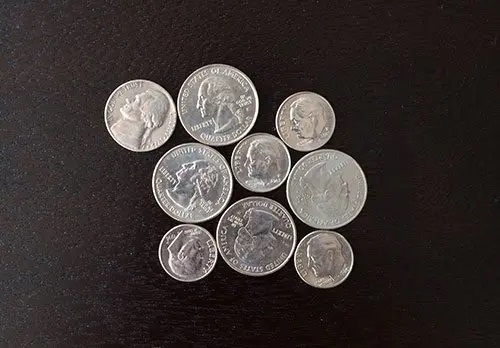
#> input picture Módulo 04 - Visão Computacional/aula_04_segmentacao_de_imagens/coins.jpg, 500 x 348 px
$ python limiarizacao_ex4.py
#> lines starting #> are read from the running program, lines starting #| are printed output that depends on the picture
import cv2
from matplotlib import pyplot as plt

image = cv2.imread("coins.jpg", 0)
#> image: shape (348, 500); min 0, max 255, mean 55.8

limiar = 160

plt.figure(figsize=(12,4))
plt.subplot(131), plt.imshow(image, "gray"), plt.title('Input')
plt.subplot(132), plt.imshow(image < limiar, "gray"), plt.title('Thresholding')
plt.subplot(133), plt.hist(image.ravel(), 256, [0, 256]), plt.title('Hist')
plt.show()
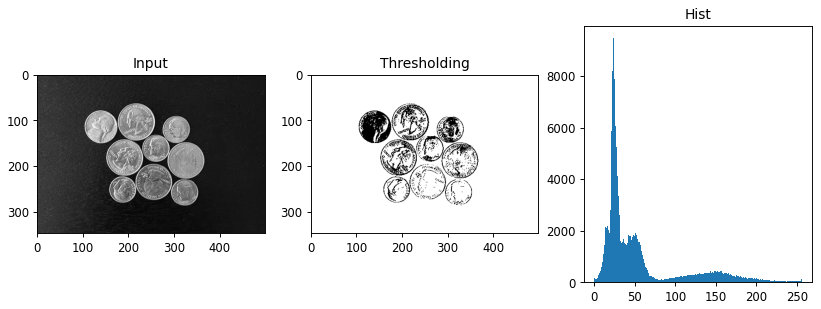
#> figure drawn by matplotlib, 3 panels; panel 3: tallest bar 9475 high, from x = 23 to 24
